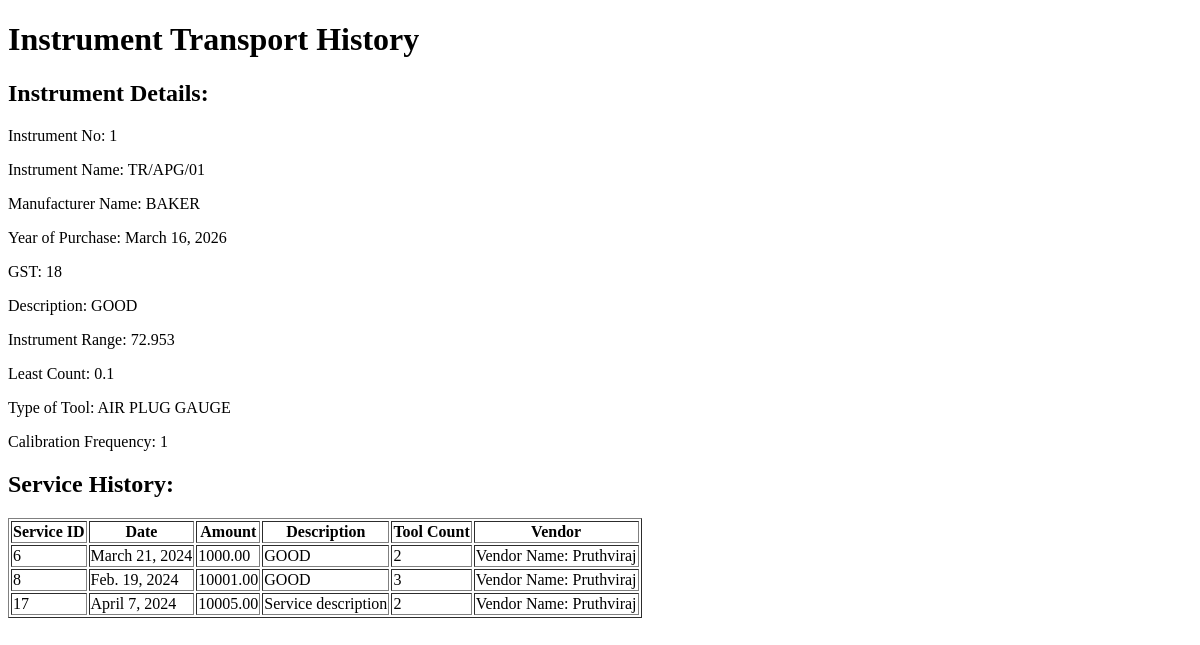
The app's page /instrument-service-history/1/, older data.
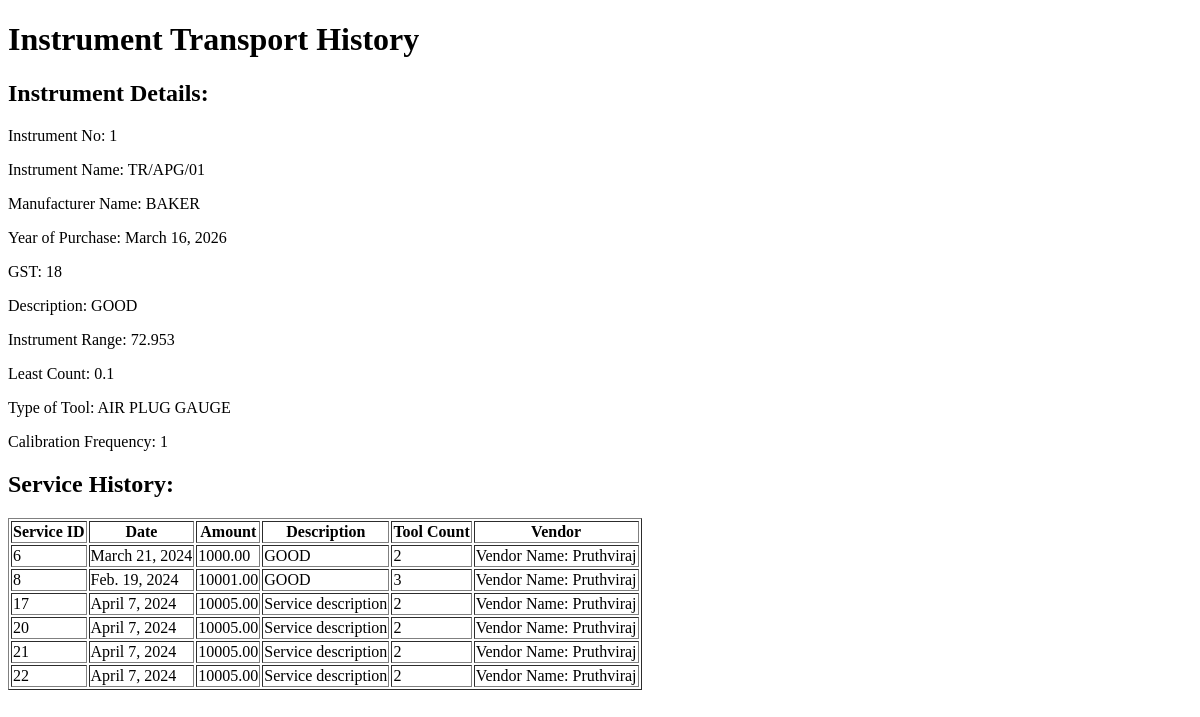
The same page, newer data.
### app1/models.py (models this page shows, shortened)
class ServiceTools(models.Model):
    servicetool_id = models.AutoField(primary_key=True)
    service = models.ForeignKey(ServiceOrder, on_delete=models.DO_NOTHING)
    tool = models.ForeignKey(InstrumentModel, on_delete=models.DO_NOTHING)
    vendor = models.ForeignKey(Vendor, on_delete=models.DO_NOTHING)  # Add this field
    class Meta:
        unique_together = ('service', 'tool', 'vendor')

class ServiceOrder(models.Model):
    service_id = models.AutoField(primary_key=True)
    date = models.DateField()
    amount = models.DecimalField(max_digits=10, decimal_places=2)
    description = models.CharField(max_length=100)
    tool_count = models.IntegerField()
    vendor = models.ForeignKey(Vendor, on_delete=models.CASCADE)

class Vendor(models.Model):
    vendor_id = models.AutoField(primary_key=True)
    name = models.CharField(max_length=24)
    location = models.CharField(max_length=16)
    address = models.CharField(max_length=64)
    phone_number = models.CharField(max_length=10)
    def __str__(self):
        return f"Vendor Name: {self.name}"

### app1/views.py (the view)
# urls.py: path('instrument-service-history/<int:instrument_id>/', InstrumentServiceHistoryView.as_view(), name='instrument_service_history'),
class InstrumentServiceHistoryView(View):
    def get(self, request, instrument_id):
        instrument = InstrumentModel.objects.get(pk=instrument_id)
        service_history = ServiceTools.objects.filter(tool=instrument)
        return render(request, 'app1/instrument_service_history.html', {'instrument': instrument, 'service_history': service_history})

### app1/models.py (called while the page is built)
    def __str__(self):
        return f"{self.tool_group_name}"

### app1/templates/app1/instrument_service_history.html (shortened to what this page needs)
<!DOCTYPE html>
<html lang="en">
<head>
</head>
<body>
    <h1>Instrument Transport History</h1>
    <h2>Instrument Details:</h2>
    <p>Instrument No: {{ instrument.instrument_no }}</p>
    <p>Instrument Name: {{ instrument.instrument_name }}</p>
    <p>Manufacturer Name: {{ instrument.manufacturer_name }}</p>
    <p>Year of Purchase: {{ instrument.year_of_purchase }}</p>
    <p>GST: {{ instrument.gst }}</p>
    <p>Description: {{ instrument.description }}</p>
    <p>Instrument Range: {{ instrument.instrument_range }}</p>
    <p>Least Count: {{ instrument.least_count }}</p>
    <p>Type of Tool: {{ instrument.type_of_tool }}</p>
    <p>Calibration Frequency: {{ instrument.calibration_frequency }}</p>
    <h2>Service History:</h2>
    <table border="1">
        <thead>
            <tr>
                <th>Service ID</th>
                <th>Date</th>
                <th>Amount</th>
                <th>Description</th>
                <th>Tool Count</th>
                <th>Vendor</th>
            </tr>
        </thead>
        <tbody>
            {% for entry in service_history %}
            <tr>
                <td>{{ entry.service.service_id }}</td>
                <td>{{ entry.service.date }}</td>
                <td>{{ entry.service.amount }}</td>
                <td>{{ entry.service.description }}</td>
                <td>{{ entry.service.tool_count }}</td>
                <td>{{ entry.vendor }}</td>
            </tr>
            {% endfor %}
        </tbody>
    </table>
</body>
</html>

Row changes from the older to the newer data that the page shows:
added ServiceTools: service.service_id "20", service "April 7, 2024", service.amount "10005.00", service.description "Service description", service.tool_count "2", vendor "Vendor Name: Pruthviraj"
added ServiceTools: service.service_id "21", service "April 7, 2024", service.amount "10005.00", service.description "Service description", service.tool_count "2", vendor "Vendor Name: Pruthviraj"
added ServiceTools: service.service_id "22", service "April 7, 2024", service.amount "10005.00", service.description "Service description", service.tool_count "2", vendor "Vendor Name: Pruthviraj"
